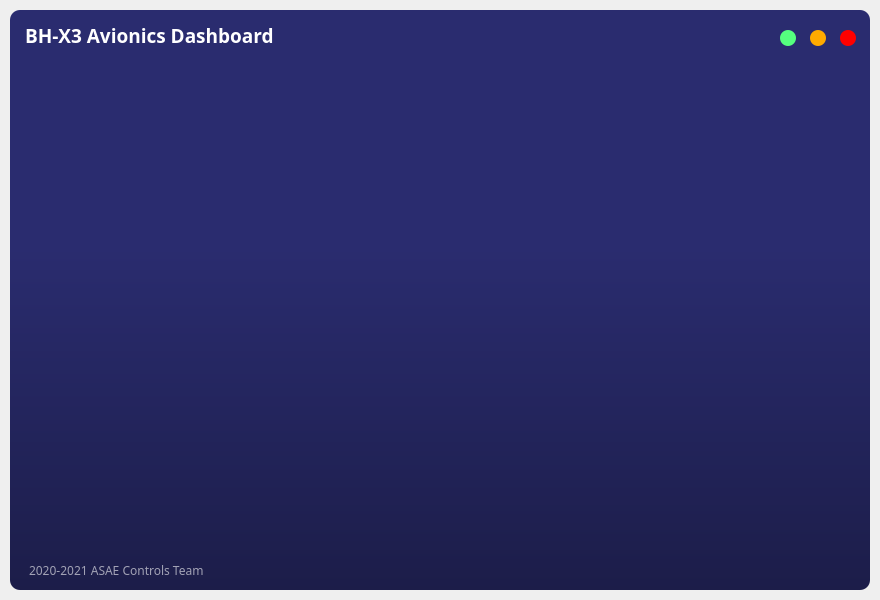
<?xml version="1.0" encoding="UTF-8"?>
<ui version="4.0">
 <class>MainWindow</class>
 <widget class="QMainWindow" name="MainWindow">
  <property name="geometry">
   <rect>
    <x>0</x>
    <y>0</y>
    <width>880</width>
    <height>600</height>
   </rect>
  </property>
  <property name="windowTitle">
   <string>MainWindow</string>
  </property>
  <widget class="QWidget" name="centralwidget">
   <layout class="QVBoxLayout" name="drop_shadow_layout">
    <property name="spacing">
     <number>0</number>
    </property>
    <property name="leftMargin">
     <number>10</number>
    </property>
    <property name="topMargin">
     <number>10</number>
    </property>
    <property name="rightMargin">
     <number>10</number>
    </property>
    <property name="bottomMargin">
     <number>10</number>
    </property>
    <item>
     <widget class="QFrame" name="drop_shadow_frame">
      <property name="styleSheet">
       <string notr="true">background-color: qlineargradient(spread:pad, x1:0, y1:0, x2:0, y2:1, stop:0.409214 rgba(42, 44, 111, 255), stop:1 rgba(28, 29, 73, 255));
border-radius: 10px;
</string>
      </property>
      <property name="frameShape">
       <enum>QFrame::NoFrame</enum>
      </property>
      <property name="frameShadow">
       <enum>QFrame::Raised</enum>
      </property>
      <layout class="QVBoxLayout" name="verticalLayout">
       <property name="spacing">
        <number>0</number>
       </property>
       <property name="leftMargin">
        <number>0</number>
       </property>
       <property name="topMargin">
        <number>0</number>
       </property>
       <property name="rightMargin">
        <number>0</number>
       </property>
       <property name="bottomMargin">
        <number>0</number>
       </property>
       <item>
        <widget class="QFrame" name="title_bar">
         <property name="minimumSize">
          <size>
           <width>0</width>
           <height>0</height>
          </size>
         </property>
         <property name="maximumSize">
          <size>
           <width>16777215</width>
           <height>50</height>
          </size>
         </property>
         <property name="styleSheet">
          <string notr="true">background-color: none; </string>
         </property>
         <property name="frameShape">
          <enum>QFrame::NoFrame</enum>
         </property>
         <property name="frameShadow">
          <enum>QFrame::Raised</enum>
         </property>
         <layout class="QHBoxLayout" name="horizontalLayout">
          <property name="spacing">
           <number>0</number>
          </property>
          <property name="leftMargin">
           <number>0</number>
          </property>
          <property name="topMargin">
           <number>0</number>
          </property>
          <property name="rightMargin">
           <number>0</number>
          </property>
          <property name="bottomMargin">
           <number>0</number>
          </property>
          <item>
           <widget class="QFrame" name="frame_title">
            <property name="font">
             <font>
              <family>Calibri</family>
              <pointsize>14</pointsize>
              <weight>75</weight>
              <bold>true</bold>
             </font>
            </property>
            <property name="styleSheet">
             <string notr="true">color: rgb(255, 255, 255)</string>
            </property>
            <property name="frameShape">
             <enum>QFrame::StyledPanel</enum>
            </property>
            <property name="frameShadow">
             <enum>QFrame::Raised</enum>
            </property>
            <layout class="QVBoxLayout" name="verticalLayout_2">
             <property name="spacing">
              <number>0</number>
             </property>
             <property name="leftMargin">
              <number>15</number>
             </property>
             <property name="topMargin">
              <number>0</number>
             </property>
             <property name="rightMargin">
              <number>0</number>
             </property>
             <property name="bottomMargin">
              <number>0</number>
             </property>
             <item>
              <widget class="QLabel" name="label_title">
               <property name="font">
                <font>
                 <family>Bahnschrift Light</family>
                 <pointsize>14</pointsize>
                 <weight>75</weight>
                 <bold>true</bold>
                </font>
               </property>
               <property name="text">
                <string>BH-X3 Avionics Dashboard</string>
               </property>
              </widget>
             </item>
            </layout>
           </widget>
          </item>
          <item>
           <widget class="QFrame" name="frame_btns">
            <property name="maximumSize">
             <size>
              <width>100</width>
              <height>16777215</height>
             </size>
            </property>
            <property name="frameShape">
             <enum>QFrame::StyledPanel</enum>
            </property>
            <property name="frameShadow">
             <enum>QFrame::Raised</enum>
            </property>
            <widget class="QPushButton" name="btn_maximize">
             <property name="geometry">
              <rect>
               <x>10</x>
               <y>20</y>
               <width>16</width>
               <height>16</height>
              </rect>
             </property>
             <property name="minimumSize">
              <size>
               <width>16</width>
               <height>16</height>
              </size>
             </property>
             <property name="maximumSize">
              <size>
               <width>17</width>
               <height>17</height>
              </size>
             </property>
             <property name="styleSheet">
              <string notr="true">QPushButton {
	border-color: none;
	border-radius: 	8px;
	background-color: rgb(85, 255, 127);	
}

QPushButton:hover{
	background-color: rgba(85, 255, 127, 150);

} </string>
             </property>
             <property name="text">
              <string/>
             </property>
            </widget>
            <widget class="QPushButton" name="btn_minimize">
             <property name="geometry">
              <rect>
               <x>40</x>
               <y>20</y>
               <width>16</width>
               <height>16</height>
              </rect>
             </property>
             <property name="minimumSize">
              <size>
               <width>16</width>
               <height>16</height>
              </size>
             </property>
             <property name="maximumSize">
              <size>
               <width>17</width>
               <height>17</height>
              </size>
             </property>
             <property name="styleSheet">
              <string notr="true">QPushButton {
	border-color: none;
	border-radius: 	8px;
	background-color: rgb(255, 170, 0);	
}

QPushButton:hover{
	background-color: rgba(255, 170, 0, 150);

} </string>
             </property>
             <property name="text">
              <string/>
             </property>
            </widget>
            <widget class="QPushButton" name="btn_close">
             <property name="geometry">
              <rect>
               <x>70</x>
               <y>20</y>
               <width>16</width>
               <height>16</height>
              </rect>
             </property>
             <property name="minimumSize">
              <size>
               <width>16</width>
               <height>16</height>
              </size>
             </property>
             <property name="maximumSize">
              <size>
               <width>17</width>
               <height>17</height>
              </size>
             </property>
             <property name="styleSheet">
              <string notr="true">QPushButton {
	border-color: none;
	border-radius: 	8px;
	background-color: rgb(255, 0, 0);	
}

QPushButton:hover{
	background-color: rgba(255, 0, 0, 150);
} </string>
             </property>
             <property name="text">
              <string/>
             </property>
            </widget>
           </widget>
          </item>
         </layout>
        </widget>
       </item>
       <item>
        <widget class="QFrame" name="content_bar">
         <property name="styleSheet">
          <string notr="true">background-color: none; </string>
         </property>
         <property name="frameShape">
          <enum>QFrame::StyledPanel</enum>
         </property>
         <property name="frameShadow">
          <enum>QFrame::Raised</enum>
         </property>
        </widget>
       </item>
       <item>
        <widget class="QFrame" name="credits_bar">
         <property name="maximumSize">
          <size>
           <width>16777215</width>
           <height>40</height>
          </size>
         </property>
         <property name="styleSheet">
          <string notr="true">background-color: none; </string>
         </property>
         <property name="frameShape">
          <enum>QFrame::StyledPanel</enum>
         </property>
         <property name="frameShadow">
          <enum>QFrame::Raised</enum>
         </property>
         <layout class="QHBoxLayout" name="horizontalLayout_2">
          <property name="spacing">
           <number>0</number>
          </property>
          <property name="leftMargin">
           <number>10</number>
          </property>
          <property name="topMargin">
           <number>0</number>
          </property>
          <property name="rightMargin">
           <number>0</number>
          </property>
          <property name="bottomMargin">
           <number>0</number>
          </property>
          <item>
           <widget class="QFrame" name="frame_label_credits">
            <property name="minimumSize">
             <size>
              <width>30</width>
              <height>15</height>
             </size>
            </property>
            <property name="frameShape">
             <enum>QFrame::NoFrame</enum>
            </property>
            <property name="frameShadow">
             <enum>QFrame::Raised</enum>
            </property>
            <layout class="QVBoxLayout" name="verticalLayout_3">
             <item>
              <widget class="QLabel" name="label">
               <property name="minimumSize">
                <size>
                 <width>0</width>
                 <height>0</height>
                </size>
               </property>
               <property name="maximumSize">
                <size>
                 <width>16777215</width>
                 <height>30</height>
                </size>
               </property>
               <property name="font">
                <font>
                 <family>Bahnschrift Light</family>
                </font>
               </property>
               <property name="styleSheet">
                <string notr="true">color: rgb(255, 255, 255, 150)</string>
               </property>
               <property name="text">
                <string>2020-2021 ASAE Controls Team</string>
               </property>
              </widget>
             </item>
            </layout>
           </widget>
          </item>
          <item>
           <widget class="QFrame" name="frame_grip">
            <property name="minimumSize">
             <size>
              <width>30</width>
              <height>30</height>
             </size>
            </property>
            <property name="maximumSize">
             <size>
              <width>30</width>
              <height>30</height>
             </size>
            </property>
            <property name="styleSheet">
             <string notr="true">padding: 5px; </string>
            </property>
            <property name="frameShape">
             <enum>QFrame::StyledPanel</enum>
            </property>
            <property name="frameShadow">
             <enum>QFrame::Raised</enum>
            </property>
           </widget>
          </item>
         </layout>
        </widget>
       </item>
      </layout>
     </widget>
    </item>
   </layout>
  </widget>
 </widget>
 <resources/>
 <connections/>
</ui>
